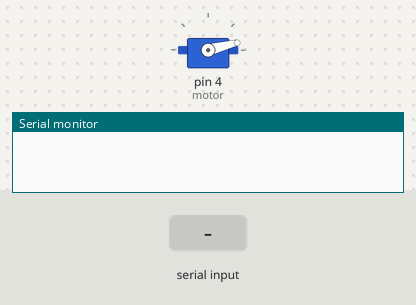
The sketch below on a simulated Arduino Uno, built with avr-gcc and run on an emulated ATmega328P. On the bench: servo, the last lines printed to the serial monitor. The test bench sets the inputs (shaded band).

Above: at 1.2 s.
1.3 s: "o" received over Serial
At 1.76 s:
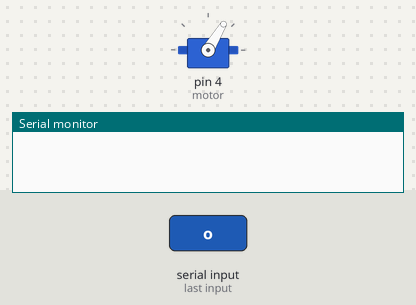
At 4.0 s:
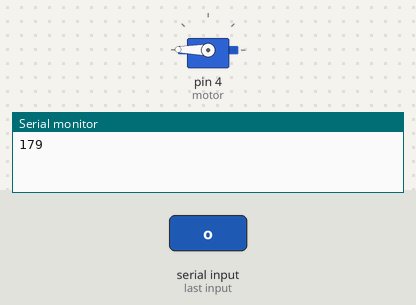
4.3 s: "c" received over Serial
At 4.76 s:
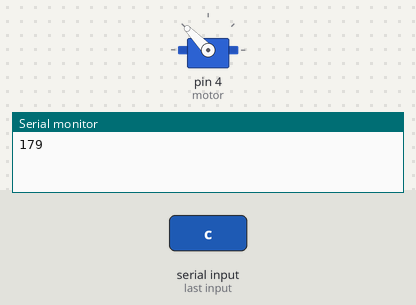
Timing chart, 0 to 7.5 s (numbered marks = the images above; inputs shaded):
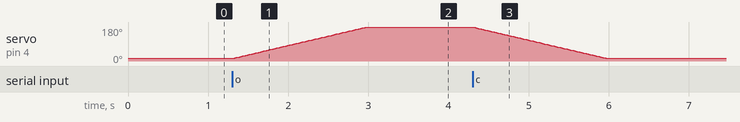

Measured:
- after the input at 1.3 s, servo on pin 4 (motor): moves from 14° to 179° over 1.7 s, starting at once
- after the input at 4.3 s, servo on pin 4 (motor): moves from 179° to 14° over 1.7 s, starting at once

The sketch:

servo-bluetooth.ino
```cpp
  /**
  *		Autor: Mário Antônio
  *		Data:  01/06/2015

  *		Sistema composto de:
  *		#Placa Arduino Uno;
  *		#Motor servo Tower Pro MG90S:
  *		sinal(laranja) = pino digital 4,
  *		positivo(marrom) = GND analogico,
  *		negativo (vermelho) = 5v analogico
  *		#Módulo Bluetooth HC-05
  *
  *		Sistema recebe instruções de operações via bluetooth atraves de um aplicativo android "Bluetooth spp tools pro",
  *		software para as ferramentas de comunicação cliente Bluetooth (slave mode)
  */


  #include <Servo.h>
  Servo motor;

  void setup() {

    motor.attach(4);  //pino de sinal no 4
    motor.write(14);  // valores para o Tower Pro MG90S = 14 ~ 179
    Serial.begin(9600);

    }

  void loop() {

        if (Serial.available())
        {
        char caracterSer = Serial.read();

              if(caracterSer == 'o')
              {
                abrirPortao(motor.read());
                Serial.println(motor.read());
              }
              if(caracterSer == 'c')
              {
                fecharPortao(motor.read());
                Serial.println(motor.read());
              }
        }
  }
      /** MODULO PARA CONTROLE DA ABERTURA DO PORTÃO*/

          int abrirPortao(int posicao){
       	  int i;

       	 // laço que faz motor do portão realizar um giro horario, abrindo

              for(i=posicao;i<180;i++) {
                 motor.write(i);
                 delay(10); // atraso para evitar movimento rapido
              }
                 delay(1000);
        return posicao;
      }
      /** MODULO PARA CONTROLE DO FECHAMENTO DO PORTÃO*/
          int fecharPortao(int posicao){
          int i;

      	 // laço que faz motor do portão realizar um giro antihorario, fechando

              for(i=posicao;i>13;i--) {
       	      	motor.write(i);
            	delay(10);  // atraso para evitar movimento rapido
              }
             	delay(1000);
        return posicao;
      }
```
